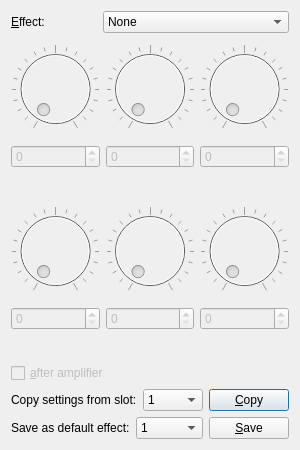
<?xml version="1.0" encoding="UTF-8"?>
<ui version="4.0">
 <class>DefaultEffects</class>
 <widget class="QDialog" name="DefaultEffects">
  <property name="geometry">
   <rect>
    <x>0</x>
    <y>0</y>
    <width>300</width>
    <height>450</height>
   </rect>
  </property>
  <property name="windowTitle">
   <string>Default Effects</string>
  </property>
  <property name="accessibleName">
   <string>Default effect's window</string>
  </property>
  <property name="accessibleDescription">
   <string>Here you can select default effects which will be loaded when keyboard shortcut is used</string>
  </property>
  <layout class="QVBoxLayout" name="verticalLayout_7">
   <item>
    <layout class="QHBoxLayout" name="horizontalLayout_3">
     <item>
      <widget class="QLabel" name="label_7">
       <property name="text">
        <string>&amp;Effect:</string>
       </property>
       <property name="buddy">
        <cstring>comboBox</cstring>
       </property>
      </widget>
     </item>
     <item>
      <widget class="QComboBox" name="comboBox">
       <property name="minimumSize">
        <size>
         <width>100</width>
         <height>0</height>
        </size>
       </property>
       <property name="accessibleName">
        <string>Default effect's effect</string>
       </property>
       <property name="accessibleDescription">
        <string>Allows to choose effect to be emulated</string>
       </property>
       <item>
        <property name="text">
         <string>None</string>
        </property>
       </item>
       <item>
        <property name="text">
         <string>[1] Overdrive</string>
        </property>
       </item>
       <item>
        <property name="text">
         <string>[1] Fixed Wah</string>
        </property>
       </item>
       <item>
        <property name="text">
         <string>[1] Touch Wah</string>
        </property>
       </item>
       <item>
        <property name="text">
         <string>[1] Fuzz</string>
        </property>
       </item>
       <item>
        <property name="text">
         <string>[1] Fuzz Touch Wah</string>
        </property>
       </item>
       <item>
        <property name="text">
         <string>[1] Simple Compressor</string>
        </property>
       </item>
       <item>
        <property name="text">
         <string>[1] Compressor</string>
        </property>
       </item>
       <item>
        <property name="text">
          <string>[1] V2.Range Boost</string>
         </property>
        </item>
        <item>
         <property name="text">
          <string>[1] V2.Green Box</string>
         </property>
        </item>
        <item>
         <property name="text">
          <string>[1] V2.Orange Box</string>
         </property>
        </item>
        <item>
         <property name="text">
          <string>[1] V2.Black Box</string>
         </property>
        </item>
        <item>
         <property name="text">
          <string>[1] V2.Big Fuzz</string>
         </property>
        </item>
        <item>
         <property name="text">
         <string>[2] Sine Chorus</string>
        </property>
       </item>
       <item>
        <property name="text">
         <string>[2] Triangle Chorus</string>
        </property>
       </item>
       <item>
        <property name="text">
         <string>[2] Sine Flanger</string>
        </property>
       </item>
       <item>
        <property name="text">
         <string>[2] Triangle Flanger</string>
        </property>
       </item>
       <item>
        <property name="text">
         <string>[2] Vibratone</string>
        </property>
       </item>
       <item>
        <property name="text">
         <string>[2] Vintage Tremolo</string>
        </property>
       </item>
       <item>
        <property name="text">
         <string>[2] Sine Tremolo</string>
        </property>
       </item>
       <item>
        <property name="text">
         <string>[2] Ring Modulator</string>
        </property>
       </item>
       <item>
        <property name="text">
         <string>[2] Step Filter</string>
        </property>
       </item>
       <item>
        <property name="text">
         <string>[2] Phaser</string>
        </property>
       </item>
       <item>
        <property name="text">
         <string>[2] Pitch Schifter</string>
        </property>
       </item>
       <item>
        <property name="text">
         <string>[3] Mono Delay</string>
        </property>
       </item>
       <item>
        <property name="text">
         <string>[3] Mono Echo Filter</string>
        </property>
       </item>
       <item>
        <property name="text">
         <string>[3] Stereo Echo Filter</string>
        </property>
       </item>
       <item>
        <property name="text">
         <string>[3] Multitap Delay</string>
        </property>
       </item>
       <item>
        <property name="text">
         <string>[3] Ping Pong Delay</string>
        </property>
       </item>
       <item>
        <property name="text">
         <string>[3] Ducking Delay</string>
        </property>
       </item>
       <item>
        <property name="text">
         <string>[3] Reverse Delay</string>
        </property>
       </item>
       <item>
        <property name="text">
         <string>[3] Tape Delay</string>
        </property>
       </item>
       <item>
        <property name="text">
         <string>[3] Stereo Tape Delay</string>
        </property>
       </item>
       <item>
        <property name="text">
         <string>[4] Small Hall Reverb</string>
        </property>
       </item>
       <item>
        <property name="text">
         <string>[4] Large Hall Reverb</string>
        </property>
       </item>
       <item>
        <property name="text">
         <string>[4] Small Room Reverb</string>
        </property>
       </item>
       <item>
        <property name="text">
         <string>[4] Large Room Reverb</string>
        </property>
       </item>
       <item>
        <property name="text">
         <string>[4] Small Plate Reverb</string>
        </property>
       </item>
       <item>
        <property name="text">
         <string>[4] Large Plate Reverb</string>
        </property>
       </item>
       <item>
        <property name="text">
         <string>[4] Ambient Reverb</string>
        </property>
       </item>
       <item>
        <property name="text">
         <string>[4] Arena Reverb</string>
        </property>
       </item>
       <item>
        <property name="text">
         <string>[4] '63 Fender Spring Reverb</string>
        </property>
       </item>
       <item>
        <property name="text">
         <string>[4] '65 Fender Spring Reverb</string>
        </property>
       </item>
      </widget>
     </item>
    </layout>
   </item>
   <item>
    <layout class="QHBoxLayout" name="horizontalLayout">
     <item>
      <layout class="QVBoxLayout" name="verticalLayout">
       <item>
        <widget class="QDial" name="dial">
         <property name="enabled">
          <bool>false</bool>
         </property>
         <property name="maximum">
          <number>255</number>
         </property>
         <property name="notchTarget">
          <double>12.750000000000000</double>
         </property>
         <property name="notchesVisible">
          <bool>true</bool>
         </property>
        </widget>
       </item>
       <item>
        <widget class="QSpinBox" name="spinBox">
         <property name="enabled">
          <bool>false</bool>
         </property>
         <property name="maximum">
          <number>255</number>
         </property>
        </widget>
       </item>
       <item>
        <widget class="QLabel" name="label">
         <property name="text">
          <string/>
         </property>
         <property name="alignment">
          <set>Qt::AlignCenter</set>
         </property>
         <property name="buddy">
          <cstring>spinBox</cstring>
         </property>
        </widget>
       </item>
      </layout>
     </item>
     <item>
      <layout class="QVBoxLayout" name="verticalLayout_2">
       <item>
        <widget class="QDial" name="dial_2">
         <property name="enabled">
          <bool>false</bool>
         </property>
         <property name="maximum">
          <number>255</number>
         </property>
         <property name="notchTarget">
          <double>12.750000000000000</double>
         </property>
         <property name="notchesVisible">
          <bool>true</bool>
         </property>
        </widget>
       </item>
       <item>
        <widget class="QSpinBox" name="spinBox_2">
         <property name="enabled">
          <bool>false</bool>
         </property>
         <property name="maximum">
          <number>255</number>
         </property>
        </widget>
       </item>
       <item>
        <widget class="QLabel" name="label_2">
         <property name="text">
          <string/>
         </property>
         <property name="alignment">
          <set>Qt::AlignCenter</set>
         </property>
         <property name="buddy">
          <cstring>spinBox_2</cstring>
         </property>
        </widget>
       </item>
      </layout>
     </item>
     <item>
      <layout class="QVBoxLayout" name="verticalLayout_3">
       <item>
        <widget class="QDial" name="dial_3">
         <property name="enabled">
          <bool>false</bool>
         </property>
         <property name="maximum">
          <number>255</number>
         </property>
         <property name="notchTarget">
          <double>12.750000000000000</double>
         </property>
         <property name="notchesVisible">
          <bool>true</bool>
         </property>
        </widget>
       </item>
       <item>
        <widget class="QSpinBox" name="spinBox_3">
         <property name="enabled">
          <bool>false</bool>
         </property>
         <property name="maximum">
          <number>255</number>
         </property>
        </widget>
       </item>
       <item>
        <widget class="QLabel" name="label_3">
         <property name="text">
          <string/>
         </property>
         <property name="alignment">
          <set>Qt::AlignCenter</set>
         </property>
         <property name="buddy">
          <cstring>spinBox_3</cstring>
         </property>
        </widget>
       </item>
      </layout>
     </item>
    </layout>
   </item>
   <item>
    <layout class="QHBoxLayout" name="horizontalLayout_2">
     <item>
      <layout class="QVBoxLayout" name="verticalLayout_4">
       <item>
        <widget class="QDial" name="dial_4">
         <property name="enabled">
          <bool>false</bool>
         </property>
         <property name="maximum">
          <number>255</number>
         </property>
         <property name="notchTarget">
          <double>12.750000000000000</double>
         </property>
         <property name="notchesVisible">
          <bool>true</bool>
         </property>
        </widget>
       </item>
       <item>
        <widget class="QSpinBox" name="spinBox_4">
         <property name="enabled">
          <bool>false</bool>
         </property>
         <property name="maximum">
          <number>255</number>
         </property>
        </widget>
       </item>
       <item>
        <widget class="QLabel" name="label_4">
         <property name="text">
          <string/>
         </property>
         <property name="alignment">
          <set>Qt::AlignCenter</set>
         </property>
         <property name="buddy">
          <cstring>spinBox_4</cstring>
         </property>
        </widget>
       </item>
      </layout>
     </item>
     <item>
      <layout class="QVBoxLayout" name="verticalLayout_5">
       <item>
        <widget class="QDial" name="dial_5">
         <property name="enabled">
          <bool>false</bool>
         </property>
         <property name="maximum">
          <number>255</number>
         </property>
         <property name="notchTarget">
          <double>12.750000000000000</double>
         </property>
         <property name="notchesVisible">
          <bool>true</bool>
         </property>
        </widget>
       </item>
       <item>
        <widget class="QSpinBox" name="spinBox_5">
         <property name="enabled">
          <bool>false</bool>
         </property>
         <property name="maximum">
          <number>255</number>
         </property>
        </widget>
       </item>
       <item>
        <widget class="QLabel" name="label_5">
         <property name="text">
          <string/>
         </property>
         <property name="alignment">
          <set>Qt::AlignCenter</set>
         </property>
         <property name="buddy">
          <cstring>spinBox_5</cstring>
         </property>
        </widget>
       </item>
      </layout>
     </item>
     <item>
      <layout class="QVBoxLayout" name="verticalLayout_6">
       <item>
        <widget class="QDial" name="dial_6">
         <property name="enabled">
          <bool>false</bool>
         </property>
         <property name="maximum">
          <number>255</number>
         </property>
         <property name="notchTarget">
          <double>12.750000000000000</double>
         </property>
         <property name="notchesVisible">
          <bool>true</bool>
         </property>
        </widget>
       </item>
       <item>
        <widget class="QSpinBox" name="spinBox_6">
         <property name="enabled">
          <bool>false</bool>
         </property>
         <property name="maximum">
          <number>255</number>
         </property>
        </widget>
       </item>
       <item>
        <widget class="QLabel" name="label_6">
         <property name="text">
          <string/>
         </property>
         <property name="alignment">
          <set>Qt::AlignCenter</set>
         </property>
         <property name="buddy">
          <cstring>spinBox_6</cstring>
         </property>
        </widget>
       </item>
      </layout>
     </item>
    </layout>
   </item>
   <item>
    <widget class="QCheckBox" name="checkBox">
     <property name="enabled">
      <bool>false</bool>
     </property>
     <property name="accessibleName">
      <string>After amplifier</string>
     </property>
     <property name="accessibleDescription">
      <string>Set effect to be put virtually after emulated amplifier</string>
     </property>
     <property name="text">
      <string>&amp;after amplifier</string>
     </property>
    </widget>
   </item>
   <item>
    <layout class="QHBoxLayout" name="horizontalLayout_4">
     <item>
      <widget class="QLabel" name="label_8">
       <property name="text">
        <string>Copy settings from slot:</string>
       </property>
       <property name="buddy">
        <cstring>comboBox_2</cstring>
       </property>
      </widget>
     </item>
     <item>
      <widget class="QComboBox" name="comboBox_2">
       <property name="accessibleName">
        <string>Copy from slot</string>
       </property>
       <property name="accessibleDescription">
        <string>Allows you to choose from which effect lot to copy effect settings</string>
       </property>
       <item>
        <property name="text">
         <string>1</string>
        </property>
       </item>
       <item>
        <property name="text">
         <string>2</string>
        </property>
       </item>
       <item>
        <property name="text">
         <string>3</string>
        </property>
       </item>
       <item>
        <property name="text">
         <string>4</string>
        </property>
       </item>
      </widget>
     </item>
     <item>
      <widget class="QPushButton" name="pushButton">
       <property name="accessibleName">
        <string>Copy</string>
       </property>
       <property name="accessibleDescription">
        <string>Copy selected slot's settings</string>
       </property>
       <property name="text">
        <string>&amp;Copy</string>
       </property>
      </widget>
     </item>
    </layout>
   </item>
   <item>
    <layout class="QHBoxLayout" name="horizontalLayout_5">
     <item>
      <widget class="QLabel" name="label_9">
       <property name="text">
        <string>Save as default effect:</string>
       </property>
       <property name="buddy">
        <cstring>comboBox_3</cstring>
       </property>
      </widget>
     </item>
     <item>
      <widget class="QComboBox" name="comboBox_3">
       <property name="accessibleName">
        <string>Save to slot</string>
       </property>
       <property name="accessibleDescription">
        <string>Choose for which slot save settings as a default effect</string>
       </property>
       <item>
        <property name="text">
         <string>1</string>
        </property>
       </item>
       <item>
        <property name="text">
         <string>2</string>
        </property>
       </item>
       <item>
        <property name="text">
         <string>3</string>
        </property>
       </item>
       <item>
        <property name="text">
         <string>4</string>
        </property>
       </item>
      </widget>
     </item>
     <item>
      <widget class="QPushButton" name="pushButton_2">
       <property name="accessibleName">
        <string>Save</string>
       </property>
       <property name="accessibleDescription">
        <string>Save settings as a default effect</string>
       </property>
       <property name="text">
        <string>&amp;Save</string>
       </property>
      </widget>
     </item>
    </layout>
   </item>
  </layout>
 </widget>
 <resources/>
 <connections>
  <connection>
   <sender>spinBox</sender>
   <signal>valueChanged(int)</signal>
   <receiver>dial</receiver>
   <slot>setValue(int)</slot>
   <hints>
    <hint type="sourcelabel">
     <x>17</x>
     <y>160</y>
    </hint>
    <hint type="destinationlabel">
     <x>22</x>
     <y>118</y>
    </hint>
   </hints>
  </connection>
  <connection>
   <sender>dial</sender>
   <signal>valueChanged(int)</signal>
   <receiver>spinBox</receiver>
   <slot>setValue(int)</slot>
   <hints>
    <hint type="sourcelabel">
     <x>41</x>
     <y>119</y>
    </hint>
    <hint type="destinationlabel">
     <x>41</x>
     <y>159</y>
    </hint>
   </hints>
  </connection>
  <connection>
   <sender>spinBox_2</sender>
   <signal>valueChanged(int)</signal>
   <receiver>dial_2</receiver>
   <slot>setValue(int)</slot>
   <hints>
    <hint type="sourcelabel">
     <x>117</x>
     <y>157</y>
    </hint>
    <hint type="destinationlabel">
     <x>118</x>
     <y>112</y>
    </hint>
   </hints>
  </connection>
  <connection>
   <sender>dial_2</sender>
   <signal>valueChanged(int)</signal>
   <receiver>spinBox_2</receiver>
   <slot>setValue(int)</slot>
   <hints>
    <hint type="sourcelabel">
     <x>136</x>
     <y>115</y>
    </hint>
    <hint type="destinationlabel">
     <x>135</x>
     <y>167</y>
    </hint>
   </hints>
  </connection>
  <connection>
   <sender>spinBox_3</sender>
   <signal>valueChanged(int)</signal>
   <receiver>dial_3</receiver>
   <slot>setValue(int)</slot>
   <hints>
    <hint type="sourcelabel">
     <x>212</x>
     <y>160</y>
    </hint>
    <hint type="destinationlabel">
     <x>212</x>
     <y>111</y>
    </hint>
   </hints>
  </connection>
  <connection>
   <sender>dial_3</sender>
   <signal>valueChanged(int)</signal>
   <receiver>spinBox_3</receiver>
   <slot>setValue(int)</slot>
   <hints>
    <hint type="sourcelabel">
     <x>252</x>
     <y>123</y>
    </hint>
    <hint type="destinationlabel">
     <x>247</x>
     <y>161</y>
    </hint>
   </hints>
  </connection>
  <connection>
   <sender>spinBox_4</sender>
   <signal>valueChanged(int)</signal>
   <receiver>dial_4</receiver>
   <slot>setValue(int)</slot>
   <hints>
    <hint type="sourcelabel">
     <x>27</x>
     <y>310</y>
    </hint>
    <hint type="destinationlabel">
     <x>26</x>
     <y>273</y>
    </hint>
   </hints>
  </connection>
  <connection>
   <sender>dial_4</sender>
   <signal>valueChanged(int)</signal>
   <receiver>spinBox_4</receiver>
   <slot>setValue(int)</slot>
   <hints>
    <hint type="sourcelabel">
     <x>63</x>
     <y>257</y>
    </hint>
    <hint type="destinationlabel">
     <x>58</x>
     <y>312</y>
    </hint>
   </hints>
  </connection>
  <connection>
   <sender>spinBox_5</sender>
   <signal>valueChanged(int)</signal>
   <receiver>dial_5</receiver>
   <slot>setValue(int)</slot>
   <hints>
    <hint type="sourcelabel">
     <x>117</x>
     <y>309</y>
    </hint>
    <hint type="destinationlabel">
     <x>117</x>
     <y>267</y>
    </hint>
   </hints>
  </connection>
  <connection>
   <sender>dial_5</sender>
   <signal>valueChanged(int)</signal>
   <receiver>spinBox_5</receiver>
   <slot>setValue(int)</slot>
   <hints>
    <hint type="sourcelabel">
     <x>149</x>
     <y>272</y>
    </hint>
    <hint type="destinationlabel">
     <x>142</x>
     <y>318</y>
    </hint>
   </hints>
  </connection>
  <connection>
   <sender>spinBox_6</sender>
   <signal>valueChanged(int)</signal>
   <receiver>dial_6</receiver>
   <slot>setValue(int)</slot>
   <hints>
    <hint type="sourcelabel">
     <x>225</x>
     <y>305</y>
    </hint>
    <hint type="destinationlabel">
     <x>224</x>
     <y>268</y>
    </hint>
   </hints>
  </connection>
  <connection>
   <sender>dial_6</sender>
   <signal>valueChanged(int)</signal>
   <receiver>spinBox_6</receiver>
   <slot>setValue(int)</slot>
   <hints>
    <hint type="sourcelabel">
     <x>252</x>
     <y>261</y>
    </hint>
    <hint type="destinationlabel">
     <x>246</x>
     <y>315</y>
    </hint>
   </hints>
  </connection>
 </connections>
</ui>
